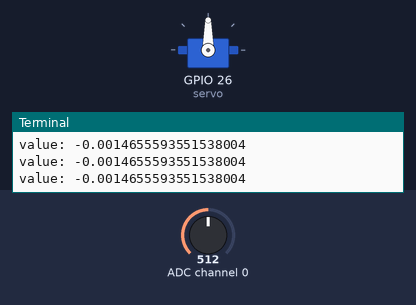
The program below on a simulated Raspberry Pi (BCM pin numbers). Parts: servo, the last lines printed to the terminal. The inputs (shaded band) are chosen by the test bench; at power-on: ADC channel 0 = 512 (analog values on the 0–1023 scale). Servo angles are drawn from the pulse width (0.5 ms = 0°, 2.5 ms = 180°).

Above: at 1.2 s.
1.3 s: ADC channel 0 set to 716
At 2.4 s:
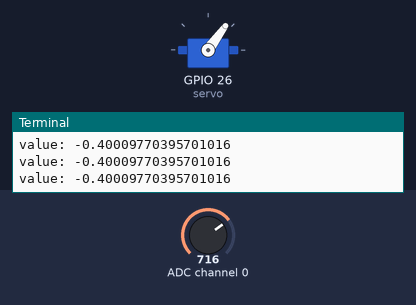
2.9 s: ADC channel 0 set to 900
At 3.8 s:
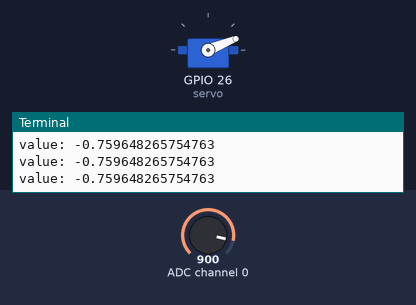
4.5 s: ADC channel 0 set to 1023
At 5.1 s:
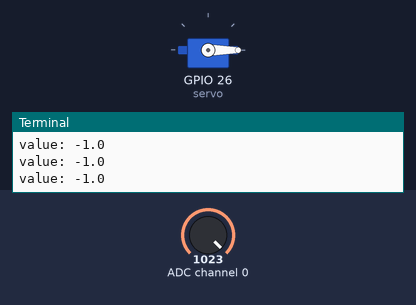
6.1 s: ADC channel 0 set to 306
At 6.5 s:
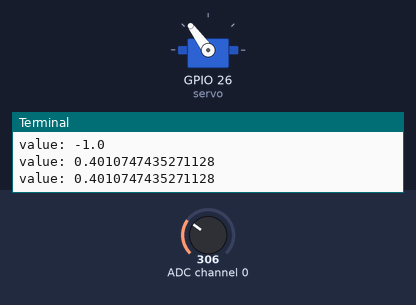
7.7 s: ADC channel 0 set to 122
At 9.0 s:
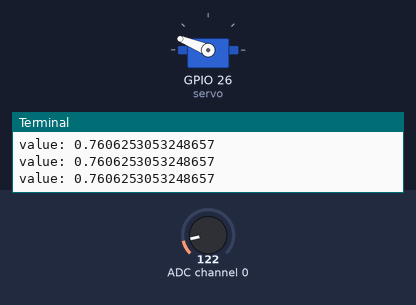
9.3 s: ADC channel 0 set to 511
At 10.4 s:
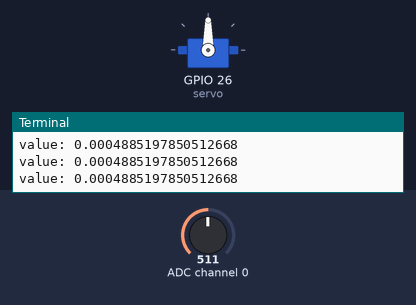
Timing chart, 0 to 11.9 s (numbered marks = the images above; inputs shaded):
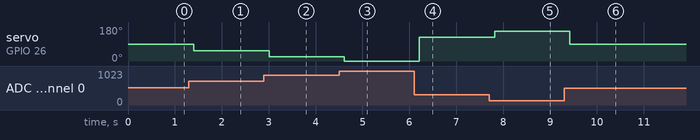

The program:

main.py
```python
#!/usr/bin/python3

from gpiozero import MCP3008, Servo
from gpiozero.pins.pigpio import PiGPIOFactory
from time import sleep

potentiometer = MCP3008(0)
factory = PiGPIOFactory()
servo = Servo(26, pin_factory=factory, frame_width=0.02,
              min_pulse_width=0.0005, max_pulse_width=0.0025)

while True:
    value = -(potentiometer.value * 2.0) + 1.0
    servo.value = value
    print(f"value: {value}")
    sleep(0.2)
```

Measured:
- after the input at 1.3 s, servo on GPIO 26 (servo): 90° → 54° after 0.10 s
- after the input at 2.9 s, servo on GPIO 26 (servo): 54° → 22° after 0.11 s
- after the input at 4.5 s, servo on GPIO 26 (servo): 22° → 0° after 0.11 s
- after the input at 6.1 s, servo on GPIO 26 (servo): 0° → 126° after 0.11 s
- after the input at 7.7 s, servo on GPIO 26 (servo): 126° → 158° after 0.12 s
- after the input at 9.3 s, servo on GPIO 26 (servo): 158° → 90° after 0.12 s
